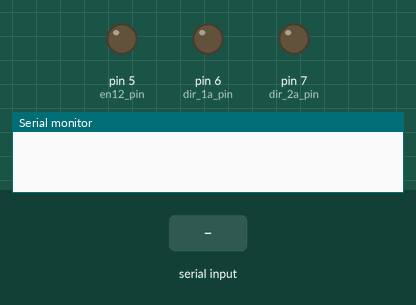
Recording of a sketch running on a simulated Arduino Uno, built with avr-gcc and run on an emulated ATmega328P. Parts: output pins drawn as LEDs (lit = HIGH), the last lines printed to the serial monitor. The test bench sets the inputs (shaded band).

Above: at 1.2 s.
1.3 s: "1" received over the second serial link
At 2.2 s:
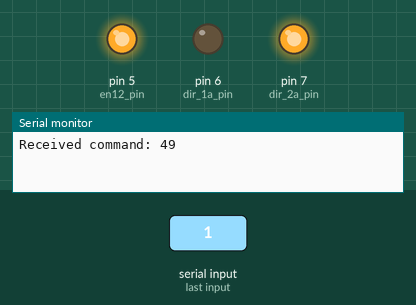
4.3 s: "0" received over the second serial link
At 7.1 s:
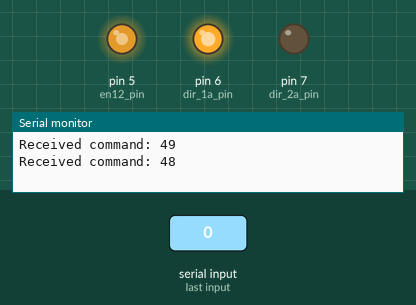
7.3 s: "1" received over the second serial link
At 9.8 s:
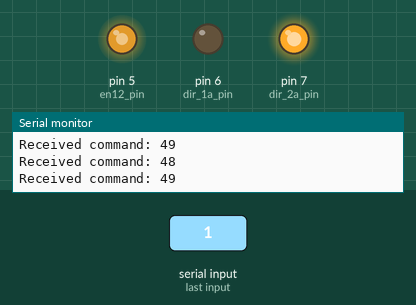
Timing chart, 0 to 16.3 s (numbered marks = the images above; inputs shaded):
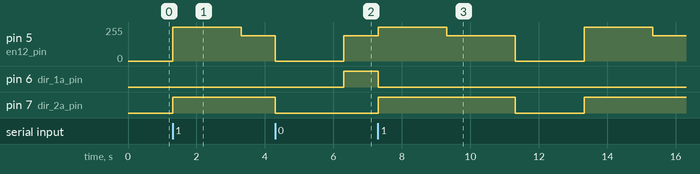

Measured:
- after the input at 1.3 s, pin 6 (dir_1a_pin): stays LOW (without the input it goes to HIGH after 0.70 s); pin 7 (dir_2a_pin): LOW → HIGH at once
- after the input at 4.3 s, pin 5 (en12_pin): 190/255 → 0/255 after 0.00 s instead of 1.0 s; pin 6 (dir_1a_pin): LOW → HIGH after 2.0 s; pin 7 (dir_2a_pin): HIGH → LOW after 0.00 s instead of 1.0 s
- after the input at 7.3 s, pin 7 (dir_2a_pin): LOW → HIGH at once, → LOW 4.0 s later, → HIGH 2.0 s later

The sketch:

Slave.ino
```cpp
// Slave
#include <SoftwareSerial.h>
SoftwareSerial BTSerial(2, 3);
int command;
// DC
const int en12_pin = 5;
const int dir_1a_pin = 6;
const int dir_2a_pin = 7;
// faster == true: nhanh dần
// faster_cache == false: chậm dần
bool faster = true;
bool faster_cache = false;
// CW == true: CW
// CW == false: CCW
int CW = true;
int CW_cache = false;
int dc_count = 0;
#define SPEED_1 0
#define SPEED_2 190
#define SPEED_3 255
#define SPEED_1_LOWERBOUND 1
#define SPEED_1_UPPERBOUND 200
#define SPEED_2_LOWERBOUND 201
#define SPEED_2_UPPERBOUND 400
#define SPEED_3_LOWERBOUND 401
#define SPEED_3_UPPERBOUND 600

void setup() {
  //
  BTSerial.begin(9600);
  Serial.begin(9600);

  pinMode(en12_pin, OUTPUT);
  pinMode(dir_1a_pin, OUTPUT);
  pinMode(dir_2a_pin, OUTPUT);
  //
  digitalWrite(dir_1a_pin, LOW);
  digitalWrite(dir_2a_pin, LOW);
  analogWrite(en12_pin, 0);
}

void loop() {
  if (BTSerial.available()) {
    command = BTSerial.read();
    Serial.print("Received command: ");
    Serial.println(command);
    if (command == '0') {
      CW = true;
      faster = true;
    } else if (command == '1') {
      CW = false;
      faster = false;
    }
  }
  // CW <=> CCW
  if (CW != CW_cache) {
    // brake
    digitalWrite(dir_2a_pin, LOW);
    digitalWrite(dir_1a_pin, LOW);
    analogWrite(en12_pin, 0);
    CW_cache = CW;
    faster_cache = !faster;
  }
  // Nhanh dần <=> Chậm dần
  // reset dc_count
  if (faster != faster_cache) {
    faster_cache = faster;
    if (faster)
      dc_count = SPEED_1_LOWERBOUND;  // Nhanh dần
    else
      dc_count = SPEED_3_UPPERBOUND;  // Chậm dần
  }
  // choose speed to rotate
  if (dc_count == SPEED_1_LOWERBOUND && faster || dc_count == SPEED_1_UPPERBOUND && !faster) {
    digitalWrite(dir_1a_pin, LOW);
    digitalWrite(dir_2a_pin, LOW);
    analogWrite(en12_pin, SPEED_1);
  } else if (dc_count == SPEED_2_LOWERBOUND && faster || dc_count == SPEED_2_UPPERBOUND && !faster) {
    if (faster) {
      if (CW) digitalWrite(dir_1a_pin, HIGH);
      else digitalWrite(dir_2a_pin, HIGH);
    }
    analogWrite(en12_pin, SPEED_2);
  } else if (dc_count == SPEED_3_LOWERBOUND && faster || dc_count == SPEED_3_UPPERBOUND && !faster) {
    if (!faster) {
      if (CW) digitalWrite(dir_1a_pin, HIGH);
      else digitalWrite(dir_2a_pin, HIGH);
    }
    analogWrite(en12_pin, SPEED_3);
  }
  // update dc_count
  if (faster) {
    ++dc_count;
    if (dc_count > SPEED_3_UPPERBOUND) dc_count = SPEED_1_LOWERBOUND;
  } else {
    --dc_count;
    if (dc_count < SPEED_1_LOWERBOUND) dc_count = SPEED_3_UPPERBOUND;  //reset speed
  }

  delay(10);
}
```
